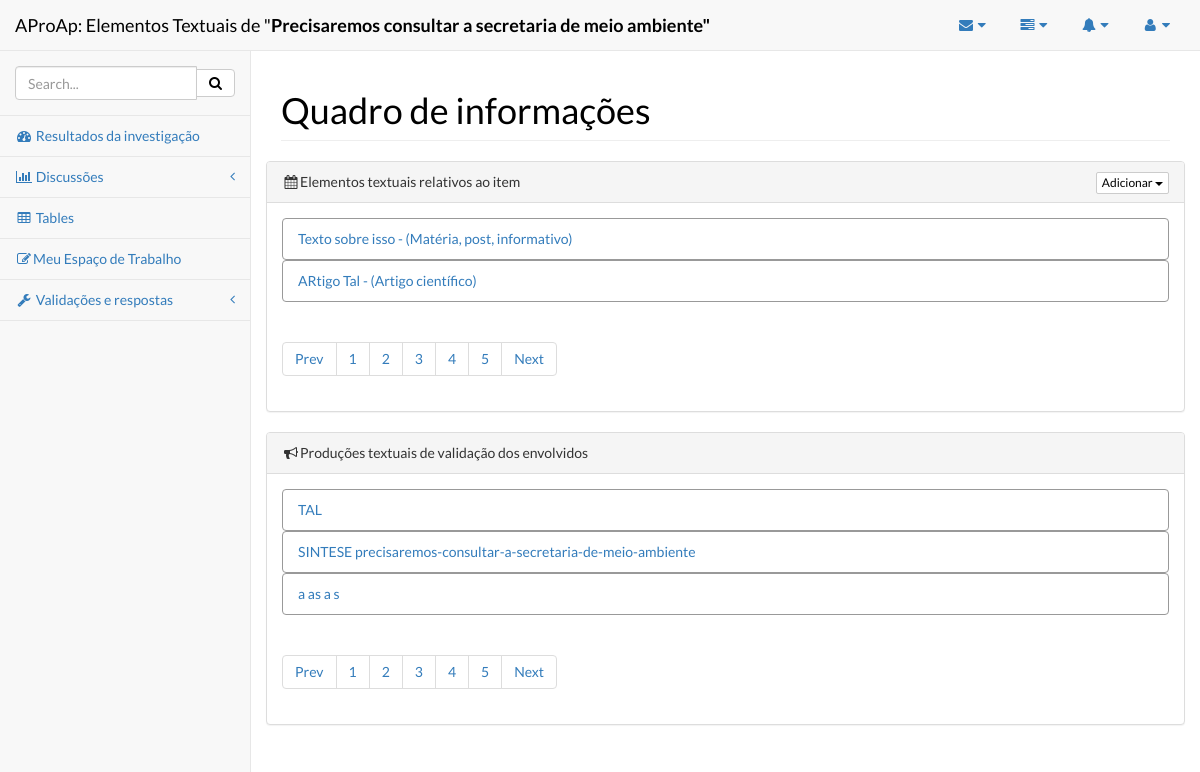
Before: /projeto/ufes-turma-3-engen-comp/0/precisaremos-consultar-a-secretaria-de-meio-ambiente/elementos_textuais/ (signed in) with the older database file.
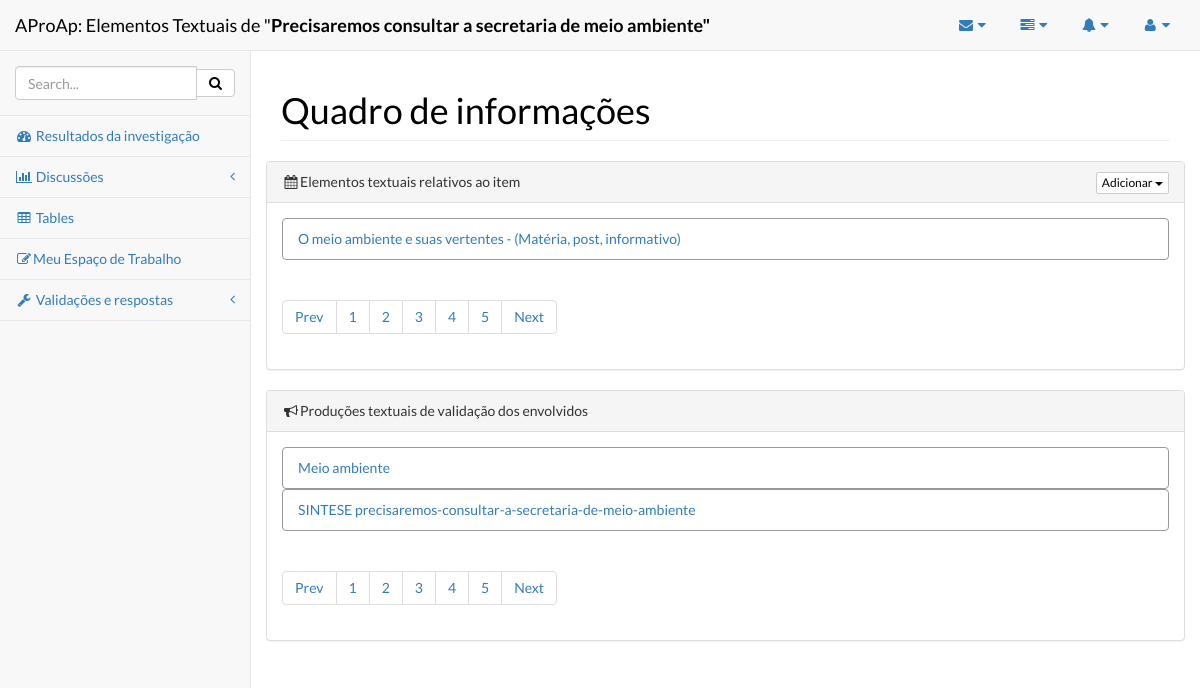
After: the same page with the newer database file.
### aproap/models.py (models this page shows, shortened)
class unidadeInvestigacao(models.Model):
    nomeDoBloco = models.IntegerField()
    qualProjeto = models.ForeignKey(Projeto)
    conhecimentoPrevio = models.CharField(max_length=200)
    slugConhecimento = models.SlugField()
    investigador = models.CharField(max_length=100, blank=True)
    prazo = models.DateField(blank=True, null=True)
    prazoFinal = models.DateField(blank=True, null=True)
    precisaAjuda = models.IntegerField(default=0)
    status = models.IntegerField(default=0)

class elementoTextual(models.Model):
    vinculadoItem = models.ForeignKey(unidadeInvestigacao)
    quemEnviou = models.CharField(max_length=100)
    titulo = models.CharField(max_length=100)
    url = models.CharField(max_length=100)
    subcategoria = models.CharField(max_length=30)
    historico = models.CharField(max_length=300)
    data = models.DateTimeField(default=timezone.now())

class textoProduzido(models.Model):
    vinculadoTarefa = models.ForeignKey(tarefasItem, blank=True, null=True)
    vinculadoItem = models.ForeignKey(unidadeInvestigacao)
    titulo = models.CharField(max_length=300)
    criador = models.CharField(max_length=100)
    texto = models.TextField()
    historico = models.CharField(max_length=300)
    data = models.DateTimeField(default=timezone.now())

### aproap/views.py (the view)
@login_required
def elementosTextuais(request, slug, unidade, itemslug):
    itemId = unidadeInvestigacao.objects.get(slugConhecimento=itemslug)
    documentos = textoProduzido.objects.filter(vinculadoItem=itemId)
    nomeDoItem = itemId.conhecimentoPrevio
    todos = elementoTextual.objects.filter(vinculadoItem=itemId)
    context = dict(todos=todos, nomeDoItem=nomeDoItem, slug=slug, unidade=unidade,
                   itemslug=itemslug, documentos=documentos)
    c = RequestContext(request, context)
    return render_to_response('elementosTextuais.html', c)

### aproap/templates/elementosTextuais.html (shortened to what the changed rows need)
{% load static %}
<html><head>
        <link href="{% static 'static/css/font-awesome.min.css' %}" rel="stylesheet">
        <link href="{% static 'static/css/jquery.qtip.min.css' %}" rel="stylesheet">
        <link href="{% static 'static/css/bootstrap.css' %}" rel="stylesheet">
        <link href="{% static 'static/css/metisMenu.css' %}" rel="stylesheet">
        <link href="{% static 'static/css/sb-admin-2.css' %}" rel="stylesheet">
        <link href="{% static 'static/css/litetooltip.min.css' %}" rel="stylesheet">
        <link href="{% static 'static/css/rateit.css' %}" rel="stylesheet">
    </head><body>
    <div id="wrapper">
      <nav class="navbar navbar-default navbar-static-top" role="navigation"
      style="margin-bottom: 0">
        <div class="navbar-header">
          <a class="navbar-brand">AProAp: Elementos Textuais de&nbsp;"<strong>{{ nomeDoItem }}"</strong></a>
        </div>
      </nav>
      <div id="page-wrapper">
        <div class="row">
          <div class="col-lg-12">
            <h1 class="page-header">Quadro de informações</h1>
          </div>
        </div>
        <div class="row">
          <div class="col-lg-16">
            <div class="panel panel-default">
              <div class="panel-body">
                <ul class="list-group">
                     {% for i in todos %}
                         <a href="{{ i.url }}"><li class="list-group-item" id="listaArquivos">{{ i.titulo }} - ({{ i.subcategoria }}) </li> </a>
                     {% endfor %}
                </ul>
              </div>
            </div>
            <div class="panel panel-default">
              <div class="panel-body">
                <ul class="list-group">
                     {% for i in documentos %}
                         <a href="/projeto/{{ slug }}/{{ unidade }}/{{ itemslug }}/elementos_textuais/visualizando/{{ i.id }}/"><li class="list-group-item" id="listaArquivos">{{ i.titulo }} </li> </a>
                     {% endfor %}
                </ul>
              </div>
            </div>
            </div>
          </div>
        </div>
      </div>
  </body>
</html>

Changed rows visible on the page:
removed elementoTextual: titulo "Texto sobre isso", subcategoria "Matéria, post, informativo"
removed elementoTextual: titulo "ARtigo Tal", subcategoria "Artigo científico"
removed textoProduzido: titulo "TAL"
removed textoProduzido: titulo "a as a s"
added elementoTextual: titulo "O meio ambiente e suas vertentes", subcategoria "Matéria, post, informativo"
added textoProduzido: titulo "Meio ambiente"
